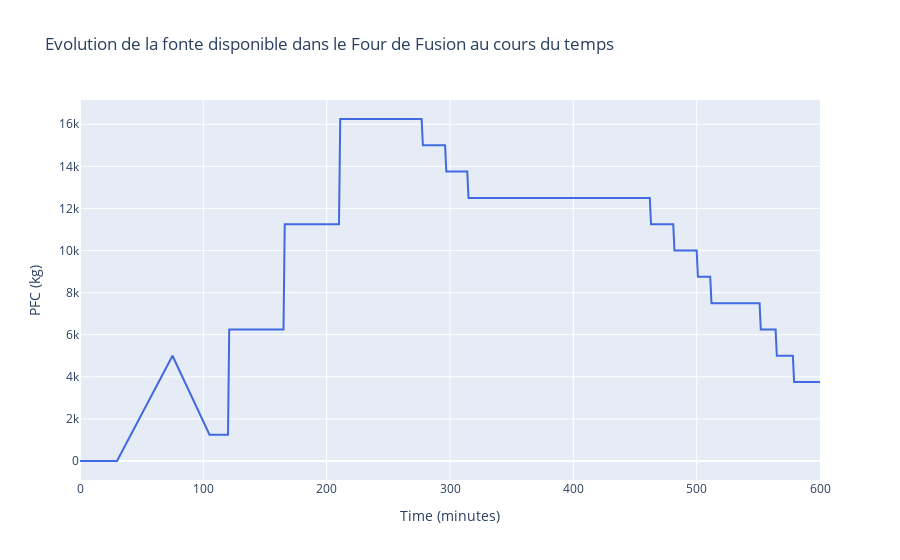
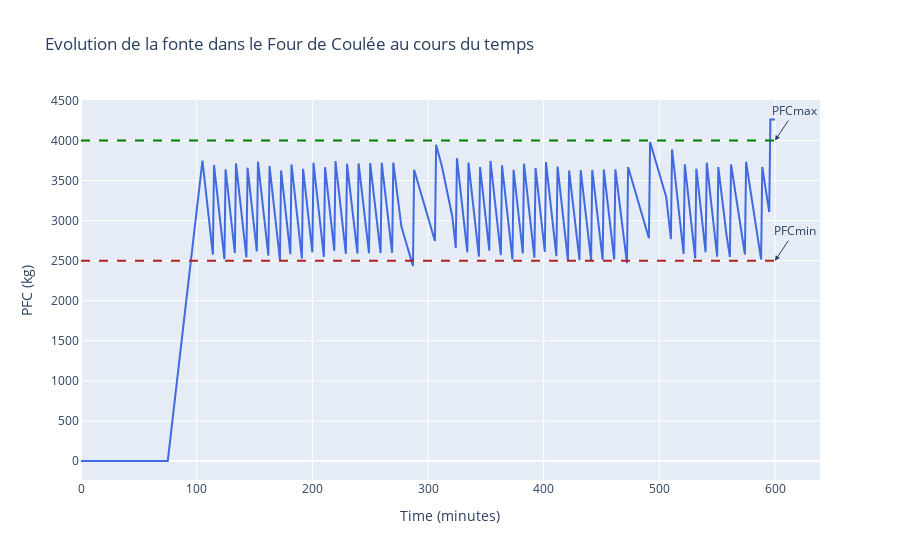

Notebook code for these charts, in order:
### Code cell
Plot_Prod(times, PFC_Prodvalues)
Plot_consom(times, PFC_Consomvalues, tmin, tmax, PFCmin, PFCmax)

### Figure 1 — Plotly figure (JSON) as saved in the notebook; plotly's stock layout.template omitted (floating-point values rounded to 4 significant figures; data arrays with more than 128 entries replaced by an {"elided": "..."} marker saying what was removed)
{"data": [{"line": {"color": "royalblue"}, "mode": "lines", "name": "PFC over time", "type": "scatter", "x": {"elided": "501 int values"}, "y": {"elided": "501 int values"}}], "layout": {"showlegend": false, "title": {"text": "Evolution de la fonte disponible dans le Four de Fusion au cours du temps"}, "xaxis": {"title": {"text": "Time (minutes)"}}, "yaxis": {"title": {"text": "PFC (kg)"}}}}

### Figure 2 — Plotly figure (JSON) as saved in the notebook; plotly's stock layout.template omitted (floating-point values rounded to 4 significant figures; data arrays with more than 128 entries replaced by an {"elided": "..."} marker saying what was removed)
{"data": [{"line": {"color": "royalblue"}, "mode": "lines", "name": "PFC over time", "type": "scatter", "x": {"elided": "501 int values"}, "y": {"elided": "501 float values"}}], "layout": {"annotations": [{"arrowhead": 2, "ax": 20, "ay": -30, "showarrow": true, "text": "PFCmin", "x": 600, "xref": "x", "y": 2500, "yref": "y"}, {"arrowhead": 2, "ax": 20, "ay": -30, "showarrow": true, "text": "PFCmax", "x": 600, "xref": "x", "y": 4000, "yref": "y"}], "shapes": [{"line": {"color": "firebrick", "dash": "dash", "width": 2}, "name": "PFCmin", "type": "line", "x0": 0, "x1": 600, "y0": 2500, "y1": 2500}, {"line": {"color": "green", "dash": "dash", "width": 2}, "name": "PFCmax", "type": "line", "x0": 0, "x1": 600, "y0": 4000, "y1": 4000}], "showlegend": false, "title": {"text": "Evolution de la fonte dans le Four de Coulée au cours du temps"}, "xaxis": {"title": {"text": "Time (minutes)"}}, "yaxis": {"title": {"text": "PFC (kg)"}}}}
